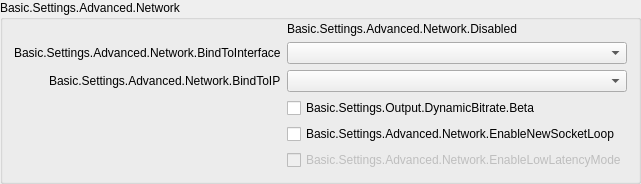
                 <widget class="QGroupBox" name="advNetworkGroupBox">
                  <property name="title">
                   <string>Basic.Settings.Advanced.Network</string>
                  </property>
                  <layout class="QFormLayout" name="formLayout_23">
                   <property name="fieldGrowthPolicy">
                    <enum>QFormLayout::AllNonFixedFieldsGrow</enum>
                   </property>
                   <property name="labelAlignment">
                    <set>Qt::AlignRight|Qt::AlignTrailing|Qt::AlignVCenter</set>
                   </property>
                   <property name="topMargin">
                    <number>2</number>
                   </property>
                   <item row="0" column="1">
                    <widget class="QLabel" name="advNetworkDisabled">
                     <property name="text">
                      <string>Basic.Settings.Advanced.Network.Disabled</string>
                     </property>
                    </widget>
                   </item>
                   <item row="1" column="0">
                    <widget class="QLabel" name="bindToIfaceLabel">
                     <property name="text">
                      <string>Basic.Settings.Advanced.Network.BindToInterface</string>
                     </property>
                     <property name="buddy">
                      <cstring>bindToInterface</cstring>
                     </property>
                    </widget>
                   </item>
                   <item row="1" column="1">
                    <widget class="QComboBox" name="bindToInterface"/>
                   </item>
                   <item row="2" column="0">
                    <widget class="QLabel" name="bindToIPLabel">
                     <property name="text">
                      <string>Basic.Settings.Advanced.Network.BindToIP</string>
                     </property>
                     <property name="buddy">
                      <cstring>bindToIP</cstring>
                     </property>
                    </widget>
                   </item>
                   <item row="2" column="1">
                    <widget class="QComboBox" name="bindToIP"/>
                   </item>
                   <item row="4" column="1">
                    <widget class="QCheckBox" name="enableNewSocketLoop">
                     <property name="text">
                      <string>Basic.Settings.Advanced.Network.EnableNewSocketLoop</string>
                     </property>
                    </widget>
                   </item>
                   <item row="5" column="1">
                    <widget class="QCheckBox" name="enableLowLatencyMode">
                     <property name="enabled">
                      <bool>false</bool>
                     </property>
                     <property name="text">
                      <string>Basic.Settings.Advanced.Network.EnableLowLatencyMode</string>
                     </property>
                    </widget>
                   </item>
                   <item row="4" column="0">
                    <spacer name="horizontalSpacer_7">
                     <property name="orientation">
                      <enum>Qt::Horizontal</enum>
                     </property>
                     <property name="sizeHint" stdset="0">
                      <size>
                       <width>170</width>
                       <height>1</height>
                      </size>
                     </property>
                    </spacer>
                   </item>
                   <item row="3" column="1">
                    <widget class="QCheckBox" name="dynBitrate">
                     <property name="toolTip">
                      <string>Basic.Settings.Output.DynamicBitrate.TT</string>
                     </property>
                     <property name="text">
                      <string>Basic.Settings.Output.DynamicBitrate.Beta</string>
                     </property>
                    </widget>
                   </item>
                  </layout>
                 </widget>
